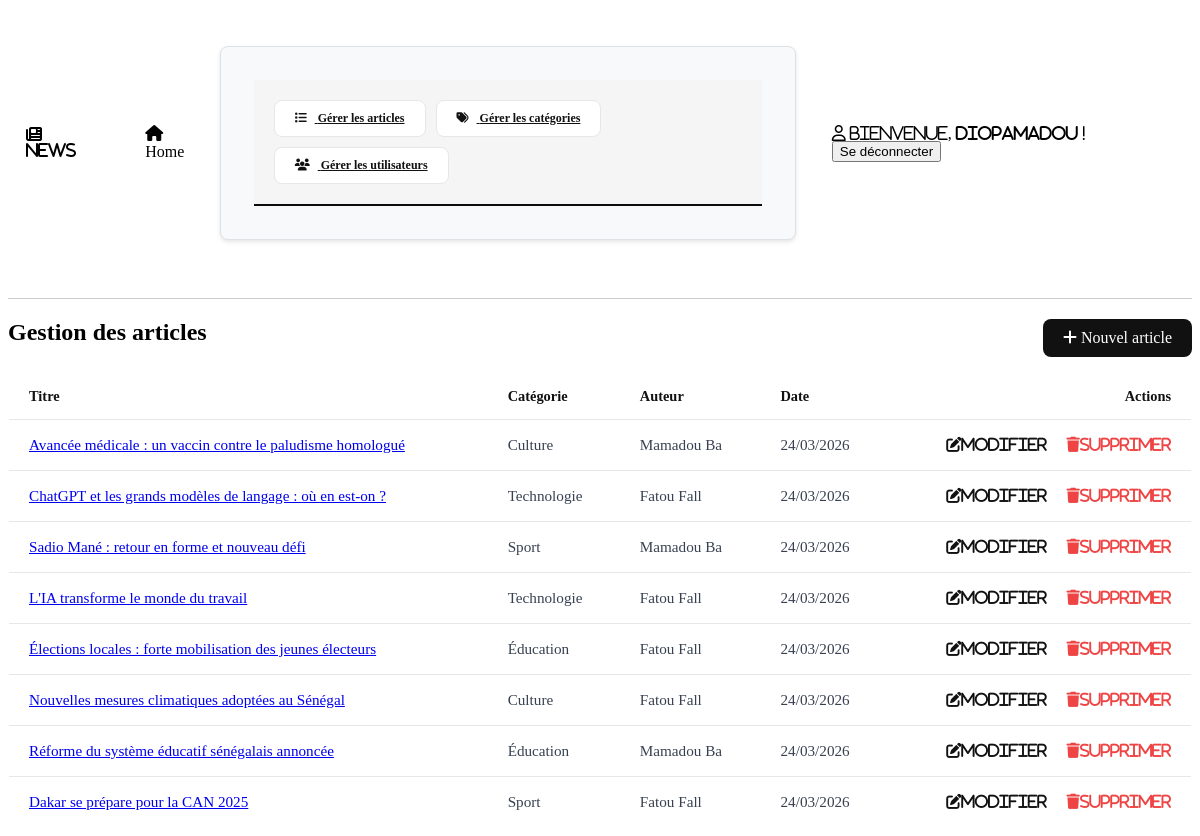
Page /articles/liste.php (signed in) on the earlier database version.
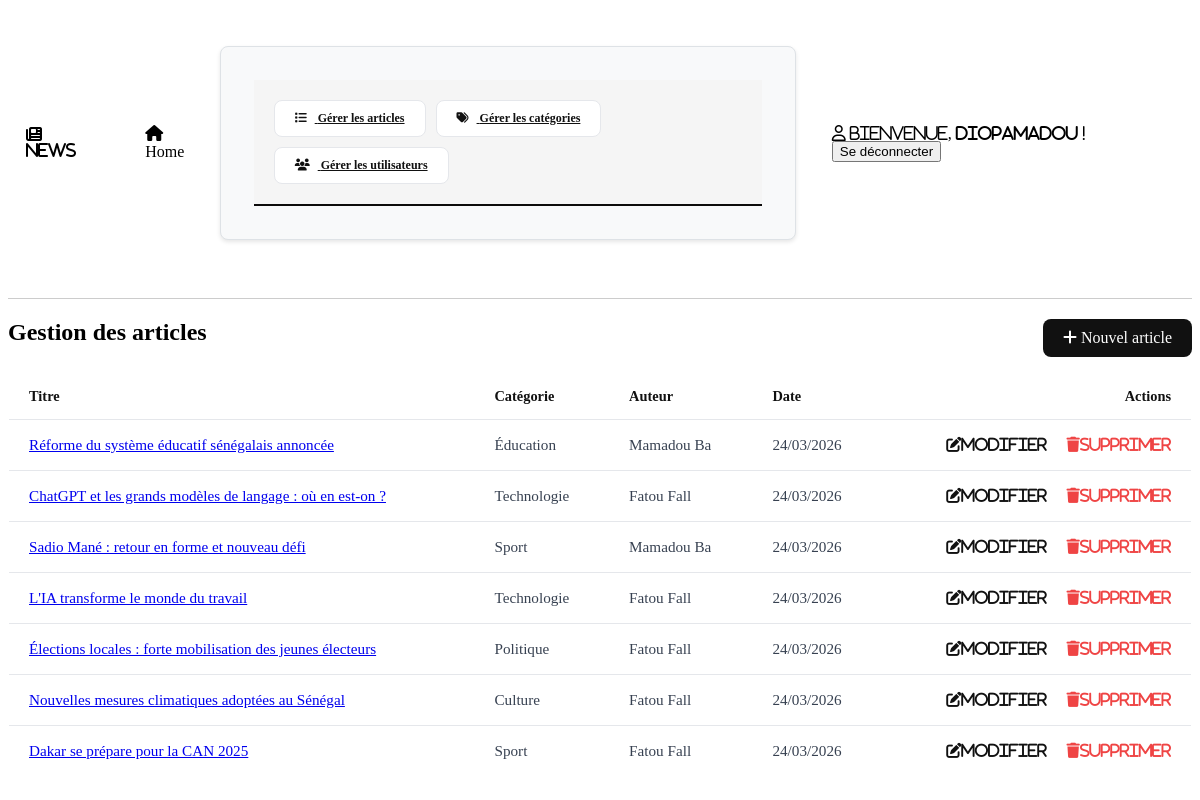
Same page on the later database version.
### tables this page shows
CREATE TABLE IF NOT EXISTS articles (
    id                 INT AUTO_INCREMENT PRIMARY KEY,
    titre              VARCHAR(255) NOT NULL,
    description_courte TEXT NOT NULL,
    contenu            TEXT NOT NULL,
    categorie_id       INT NOT NULL,
    editeur_id         INT NOT NULL,
    image_url          VARCHAR(255),
    date_publication   DATETIME DEFAULT CURRENT_TIMESTAMP,

    FOREIGN KEY (categorie_id) REFERENCES categories(id) ON DELETE CASCADE,
    FOREIGN KEY (editeur_id)   REFERENCES utilisateurs(id) ON DELETE CASCADE
);

CREATE TABLE IF NOT EXISTS categories (
    id          INT AUTO_INCREMENT PRIMARY KEY,
    nom         VARCHAR(100) NOT NULL UNIQUE,
    description TEXT
);

### articles/liste.php (the view, shortened to what this page needs)
<?php
require_once '../db.php';
require_once '../entete.php';
require_once '../menu.php';
$articles = $db->query("
    SELECT a.id, a.titre, a.date_publication,
           c.nom AS categorie,
           CONCAT(u.prenom, ' ', u.nom) AS auteur
    FROM articles a
    JOIN categories c ON a.categorie_id = c.id
    JOIN utilisateurs u ON a.editeur_id = u.id
    ORDER BY a.date_publication DESC
")->fetchAll(PDO::FETCH_ASSOC);
?>
<a href="ajouter.php" class="btn-new">
    <i class="fa-solid fa-plus"></i> Nouvel article
</a>
<h2>Gestion des articles</h2>
<table>
    <thead>
        <tr>
            <th>Titre</th>
            <th>Catégorie</th>
            <th>Auteur</th>
            <th>Date</th>
            <th>Actions</th>
        </tr>
    </thead>
    <tbody>
        <?php foreach ($articles as $a) : ?>
        <tr>
            <td>
                <a href="detail.php?id=<?= (int)$a['id'] ?>"><?= htmlspecialchars($a['titre']) ?></a>
            </td>
            <td><?= htmlspecialchars($a['categorie']) ?></td>
            <td><?= htmlspecialchars($a['auteur']) ?></td>
            <td><?= date('d/m/Y', strtotime($a['date_publication'])) ?></td>
            <td>
                <a href="modifier.php?id=<?= (int)$a['id'] ?>" class="btn-edit">
                    <i class="fa-solid fa-pen-to-square">Modifier</i>
                </a>
                <a href="supprimer.php?id=<?= (int)$a['id'] ?>" class="btn-delete" onclick="return confirm('Êtes-vous sûr de vouloir supprimer cet article ?');">
                    <i class="fa-solid fa-trash">Supprimer</i>
                </a>
            </td>
        </tr>
        <?php endforeach; ?>
    </tbody>
</table>
</body>
</html>

### entete.php (shortened to what this page needs)
<?php
$basePath = '/projet_php';
?>
<!DOCTYPE html>
<html lang="fr">
<head>
    <link rel="stylesheet" href="<?php echo $basePath; ?>/style.css">
</head>
<body>
        <header>
            <div><i class="fa-solid fa-newspaper"> News </i></div>
            <div class="menu-container">
                <?php include dirname(__FILE__) . '/menu.php'; ?>
            </div>
            <div><i class="fa-regular fa-user">
            <?php if (isset($_SESSION['user']['login'])) : ?> <span> Bienvenue, <strong> <?= htmlspecialchars($_SESSION['user']['login']) ?> </strong> ! </span> <button><a class="nav-link" href="<?php echo $basePath; ?>/deconnexion.php"> Se déconnecter </a></button> <?php
            else : ?> <button><a class="nav-link" href="<?php echo $basePath; ?>/connexion.php"> Se connecter </a></button> <?php endif; ?>
            </i></div>
        </header>
        <hr>

### menu.php (shortened to what this page needs)
<nav>
    <div><i class="fa-solid fa-house"></i> <a href="/projet_php/accueil.php" class="nav-link">Home</a></div>
    <?php if (isset($_SESSION['user']) && $_SESSION['user']['role'] === 'editeur') : ?>
        <div class="admin-menu">
            <div class="admin-links">
                <a href="/projet_php/articles/liste.php" class="admin-link">
                    <i class="fa-solid fa-list"></i> Gérer les articles
                </a>
                <a href="/projet_php/categories/liste.php" class="admin-link">
                    <i class="fa-solid fa-tags"></i> Gérer les catégories
                </a>
            </div>
        </div>
    <?php elseif (isset($_SESSION['user']) && $_SESSION['user']['role'] === 'administrateur') : ?>
        <div class="admin-menu">
            <div class="admin-links">
                <a href="/projet_php/articles/liste.php" class="admin-link">
                    <i class="fa-solid fa-list"></i> Gérer les articles
                </a>
                <a href="/projet_php/categories/liste.php" class="admin-link">
                    <i class="fa-solid fa-tags"></i> Gérer les catégories
                </a>
                <a href="/projet_php/utilisateurs/liste.php" class="admin-link">
                    <i class="fa-solid fa-users"></i> Gérer les utilisateurs
                </a>
            </div>
        </div>
    <?php endif; ?>
</nav>

### style.css (style rules this page uses)
nav, section, footer, header, .menu-container { display: flex; justify-content: space-between; align-items: center; }
nav div, th, header div { margin: 18px; }
hr { border: none; border-top: 1px solid #ccc; margin: 20px 0; }
table { display: table; width: 100%; border-collapse: collapse; background-color: #fff; border: 1px solid #e5e7eb; border-radius: 8px; overflow: hidden; margin-top: 20px; }
table th { display: table-cell; padding: 14px 20px; text-align: left; font-weight: 600; font-size: 0.9rem; color: #111; border-bottom: 1px solid #e5e7eb; background-color: #fff; }
table td { display: table-cell; padding: 16px 20px; text-align: left; font-size: 0.95rem; color: #374151; border-bottom: 1px solid #e5e7eb; }
table tr:last-child td { border-bottom: none; }
table th:last-child, table td:last-child { text-align: right; }
.btn-edit { color: #111; text-decoration: none; font-weight: 300; margin-right: 16px; }
.btn-delete, .btn-cancel { color: #ef4444; text-decoration: none; font-weight: 300; }
.btn-new { background-color: #111; color: #fff; padding: 10px 20px; border-radius: 8px; text-decoration: none; font-weight: 500; margin-bottom: 16px; float: right; }
.nav-link { text-decoration: none; color: inherit; transition: color 0.3s ease; }
.admin-menu { background-color: #f8f9fa; border: 1px solid #dee2e6; border-radius: 8px; padding: 15px; margin: 20px 0; box-shadow: 0 2px 4px rgba(0, 0, 0, 0.1); }
.themes-filters, .admin-links { display: flex; gap: 10px; padding: 20px; background-color: #f5f5f5; border-bottom: 2px solid #0c0b0b; flex-wrap: wrap; }
.theme-btn, .admin-link { padding: 10px 20px; border: 1px solid #e5e7eb; background-color: white; color: #111; cursor: pointer; border-radius: 8px; font-size: 12px; font-weight: 600; transition: all 0.3s ease; }
.admin-link i { margin-right: 8px; }

Differences in the rows shown:
no longer on this page (row edited): articles: titre "Avancée médicale : un vaccin contre le paludisme homologué", categorie.nom "Culture", auteur "Mamadou Ba", date_publication "24/03/2026"
shown differently, row unchanged: articles "Réforme du système éducatif sénégalais annoncée": moves up the list
changed articles "Élections locales : forte mobilisation des jeunes électeurs": categorie.nom "Éducation" → "Politique"
